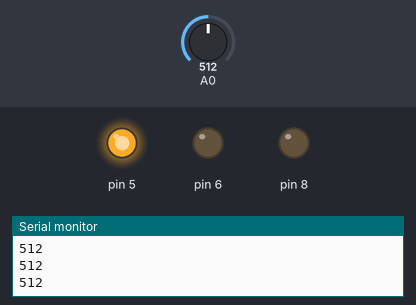
Simulated run of this sketch. Board: Arduino Uno, built with avr-gcc and run on an emulated ATmega328P. On the bench: output pins drawn as LEDs (lit = HIGH), the last lines printed to the serial monitor. Inputs (shaded band) come from the test bench; at power-on: A0 = 512.

Above: at 1.2 s.
1.3 s: A0 set to 481
At 1.8 s:
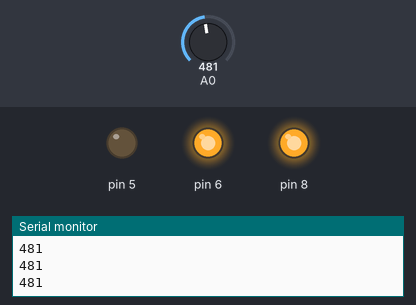
2.8 s: A0 set to 510
At 4.0 s:
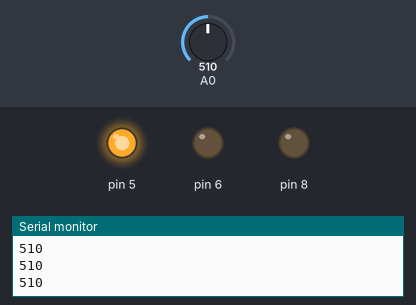
4.3 s: A0 set to 490
At 5.3 s:
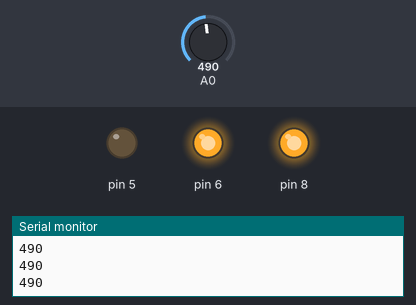
Timing chart, 0 to 7.3 s (numbered marks = the images above; inputs shaded):
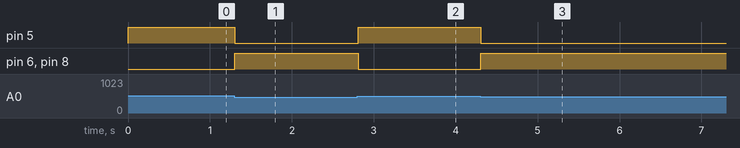

Measured:
- the behaviour switches between 500 and 499 on A0 (found by bisection; images 0 and 1)
- after the input at 1.3 s, pin 5: HIGH → LOW at once; pin 6, pin 8: LOW → HIGH at once
- after the input at 2.8 s, pin 5: LOW → HIGH at once; pin 6, pin 8: HIGH → LOW at once
- after the input at 4.3 s, pin 5: HIGH → LOW at once; pin 6, pin 8: LOW → HIGH at once

The sketch:

servo_dan_ldr.ino
```cpp
int sensor;           ;

void setup() {
  // put your setup code here, to run once:
Serial.begin(9600);
pinMode(8,OUTPUT);
pinMode(6,OUTPUT);
pinMode(5,OUTPUT);


}

void loop() {
  // put your main code here, to run repeatedly:
sensor = analogRead(A0);

Serial.println(sensor);

if(sensor<500){
  digitalWrite(6,HIGH);
  digitalWrite(8,HIGH);
  digitalWrite(5,LOW);

  }
if(sensor>500){
  digitalWrite(6,LOW);
  digitalWrite(8,LOW);
  digitalWrite(5,HIGH);

  }


}
```
